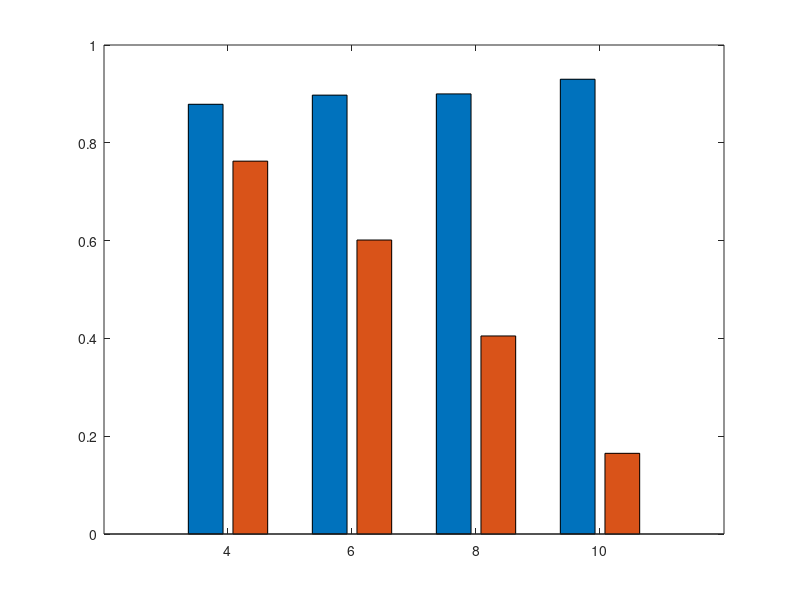

MATLAB code for this plot: (Note: this script raises an error after producing the figure.)
Nch = [4 6 8 10 ];
Acc = [ 0.8788 0.8975 0.9000 0.9300; 0.7625 0.6012 0.4050 0.1650];
Thr = [ 4.6666 7.1084 10.0213 12.8738; 2.7688 3.4182 4.1313 4.1937];

bar(Nch, Acc')

Accuracy_channel_variable_E
Accuracy_channel_variable_D
Opportunistic_channel_Throughput_E
Opportunistic_channel_Throughput_D